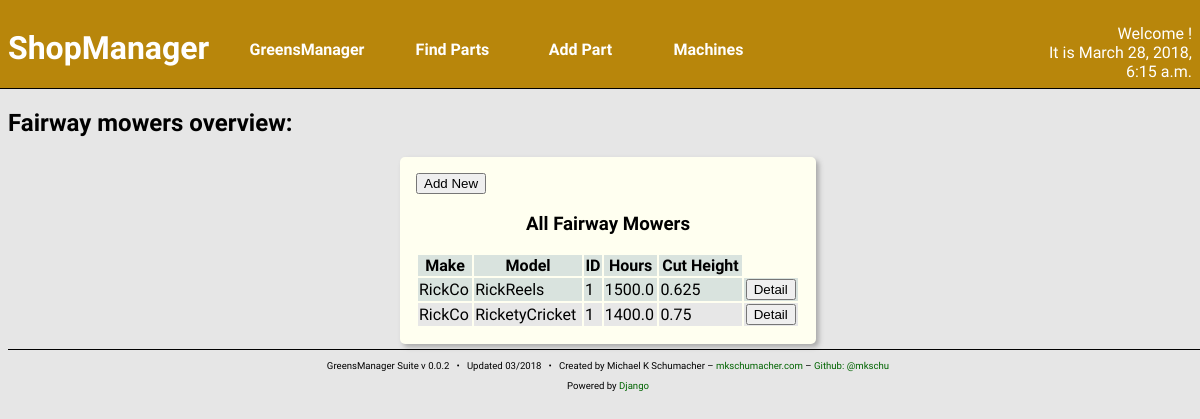
The app's page /shop/fairwaymow/ with its own data.
### machines/models.py (models this page shows, shortened)
class Mower(Machine):
    cut_height = models.FloatField()

class FairwayMower(Mower):
    """
    FairwayMower class

    A subclass of Machine->Mower. Tracks machines typically used to
    mow fairways.
    """

class Machine(models.Model):
    make = models.CharField(max_length=128)
    model = models.TextField(max_length=256)
    year = models.IntegerField()
    ident_number = models.CharField(max_length=16,
                                    blank = True,
                                    null = True)
    date_purchased = models.DateField()
    hours = models.FloatField()
    in_commission = models.BooleanField(default = True)
    fuel_type = models.ManyToManyField('parts.Fuel',
                                       blank = True,
                                       related_name = '+')
    oil_type = models.ManyToManyField('parts.Oil',
                                      blank = True,
                                      related_name = '+')
    oil_capacity = models.FloatField(blank = True, null = True)
    hyd_oil_type = models.ManyToManyField('parts.Oil',
                                          blank = True,
                                          related_name = '+')
    hyd_oil_capacity = models.FloatField(blank = True, null = True)
    oil_filter = models.ManyToManyField('parts.Filter',
                                        blank = True,
                                        related_name = '+')
    hyd_oil_filter = models.ManyToManyField('parts.Filter',
                                            blank = True,
                                            related_name = '+')
    fuel_filter = models.ManyToManyField('parts.Filter',
                                         blank = True,
                                         related_name = '+')
    created_at = models.DateTimeField(auto_now_add=True)
    updated_at = models.DateTimeField(auto_now=True)

class Mower(Machine):
    cut_height = models.FloatField()

### machines/views.py (the view)
def fairwaymowIndex(request):
    mowers = FairwayMower.objects.all()
    context = {
        'curr_time': curr_time(),
        'mowers': mowers,
    }
    return render(request, 'machines/fairwaymow_index.html', context)

### machines/views.py (called while the page is built)
def curr_time():
    return now()

### machines/templates/machines/fairwaymow_index.html
{% include "machines/shophead.html" %}
<h2>Fairway mowers overview:</h2>
<section class="content-block content-block-full">
    <a href="{% url 'shop:fairwaymow_new' %}">
        <button>Add New</button>
    </a>
    <h3>All Fairway Mowers</h3>
    <table>
        <thead>
            <th>Make</th>
            <th>Model</th>
            <th>ID</th>
            <th>Hours</th>
            <th>Cut Height</th>
        </thead>
        {% for m in mowers %}
        <tr>
            <td>{{ m.make }}</td>
            <td>{{ m.model }}</td>
            <td>{{ m.ident_number }}</td>
            <td>{{ m.hours }}</td>
            <td>{{ m.cut_height }}</td>
            <td class="center-align">
                <a href="{% url 'shop:fairwaymow_detail' pk=m.pk %}">
                    <button>Detail</button>
                </a>
            </td>
        </tr>
        {% endfor %}
    </table>
</section>
{% include "foot.html" %}

### greensManager/static/styles/main.css (style rules this page uses)
body { background: #e6e6e6; font-family: 'Quattrocento Sans', sans-serif; width: 100vw; overflow: auto; }
a { text-decoration: none; color: darkgreen; }
.content-block { width: 32%; float: left; border-radius: 5px; margin: 5px; padding: 2px; background: ivory; box-shadow: 3px 3px 5px darkgray; height: 37vh; overflow: hidden; }
.content-block h3 { text-align: center; }
.content-block table { width: 100%; }
.content-block tr:nth-child(odd) { background: #d9e3de; }
.content-block tr:nth-child(even) { background: #e7e7e7; }
.content-block-full { margin-left: auto; margin-right: auto; float: none; height: auto; overflow: auto; padding: 1em; }
.content-block-full table { margin: auto; }
.center-align { text-align: center; }

### records on screen
FairwayMower: make "RickCo", model "RickReels", ident_number "1", hours "1500.0", cut_height "0.625"
FairwayMower: make "RickCo", model "RicketyCricket", ident_number "1", hours "1400.0", cut_height "0.75"

### other values on screen
{{ curr_time }} "March 28, 2018, 6:15 a.m."
